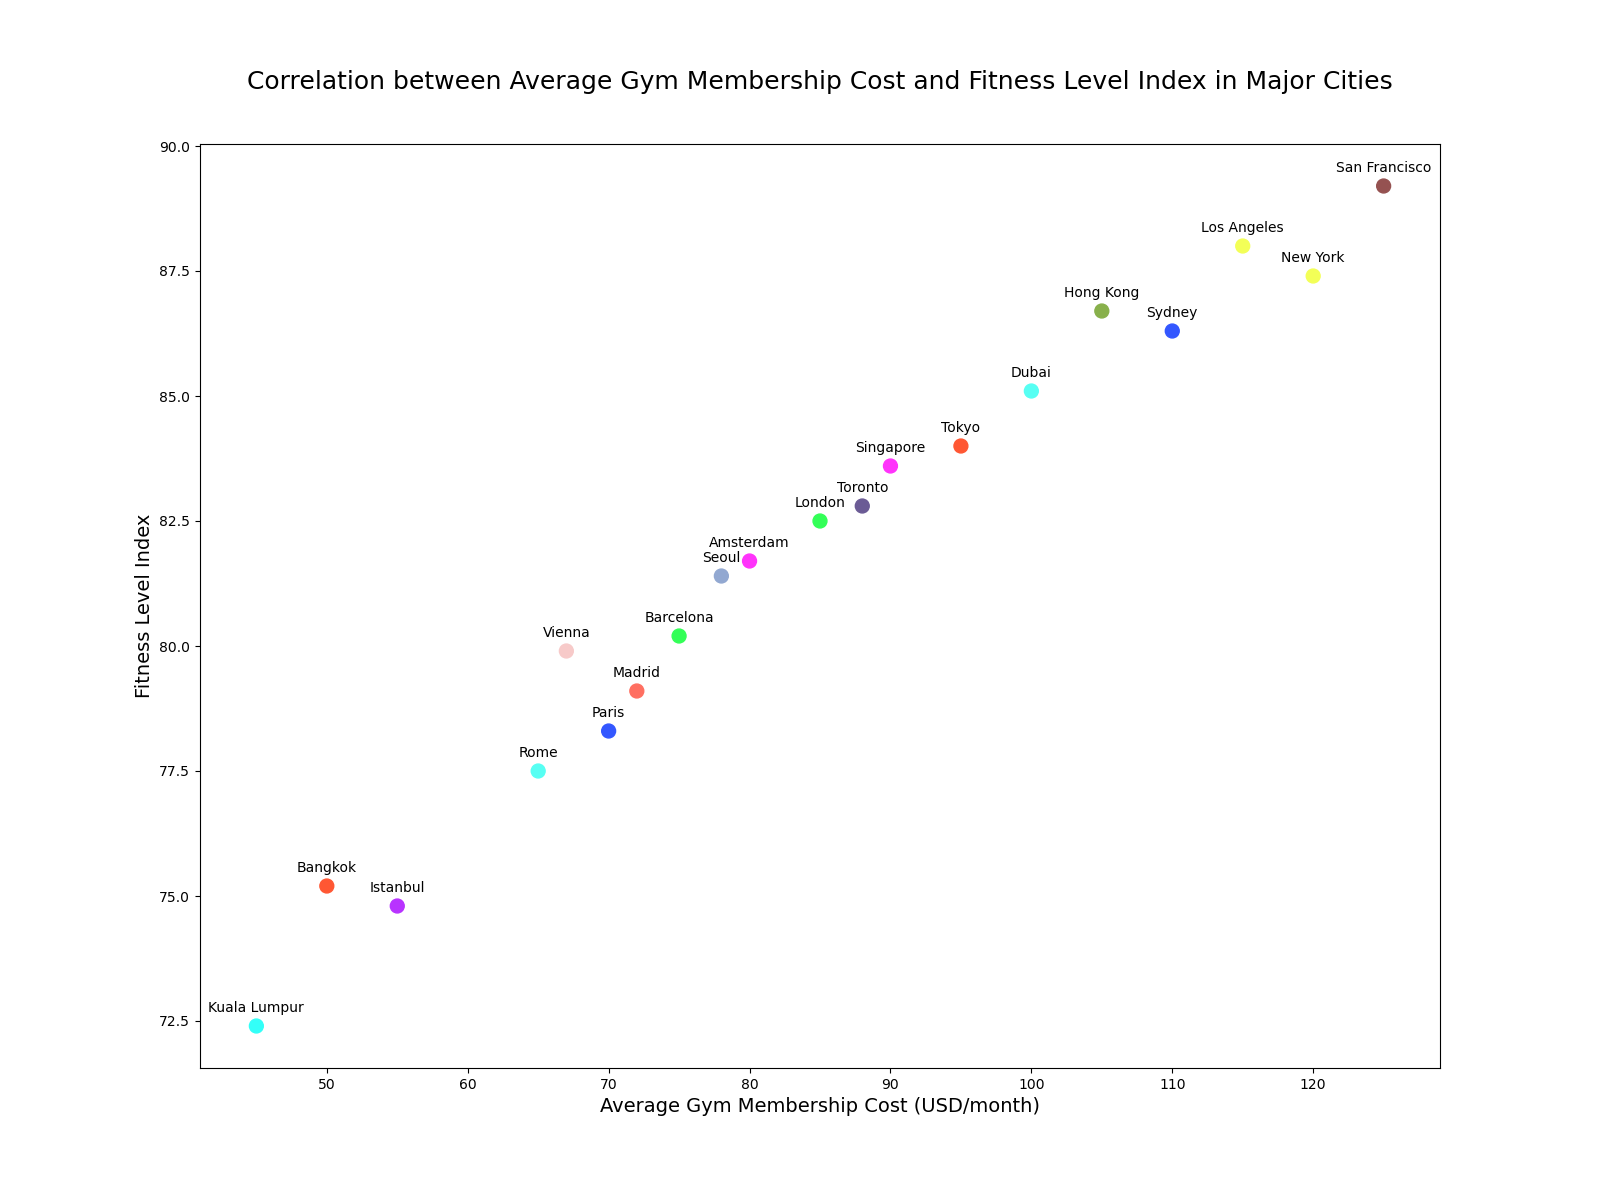

This figure's Python source:

import matplotlib.pyplot as plt

cities = ["Bangkok", "London", "Paris", "Dubai", "New York", 
          "Singapore", "Kuala Lumpur", "Istanbul", "Tokyo", 
          "Barcelona", "Sydney", "Rome", "Los Angeles", 
          "Amsterdam", "Madrid", "Toronto", "Hong Kong", 
          "Vienna", "Seoul", "San Francisco"]
gym_membership_cost = [50, 85, 70, 100, 120, 90, 45, 55, 95, 
                       75, 110, 65, 115, 80, 72, 88, 105, 
                       67, 78, 125]
fitness_level_index = [75.2, 82.5, 78.3, 85.1, 87.4, 83.6, 72.4, 74.8, 84.0, 
                       80.2, 86.3, 77.5, 88.0, 81.7, 79.1, 82.8, 86.7, 79.9, 
                       81.4, 89.2]

plt.figure(figsize=(16, 12))
plt.scatter(gym_membership_cost, fitness_level_index, c=[
    '#FF5733','#33FF57','#3357FF','#57FFF3','#F3FF57',
    '#FF33FB','#33FFF8','#B833FF','#FF5733','#33FF57',
    '#3357FF','#57FFF3','#F3FF57','#FF33FB','#FF6F61',
    '#6B5B95','#88B04B','#F7CAC9','#92A8D1','#955251'], s=100)

plt.title('Correlation between Average Gym Membership Cost and Fitness Level Index in Major Cities', fontsize=18, y=1.05)
plt.xlabel('Average Gym Membership Cost (USD/month)', fontsize=14)
plt.ylabel('Fitness Level Index', fontsize=14)

for i, city in enumerate(cities):
    plt.annotate(city, (gym_membership_cost[i], fitness_level_index[i]), 
                 textcoords="offset points", xytext=(0,10), ha='center')

plt.show()
